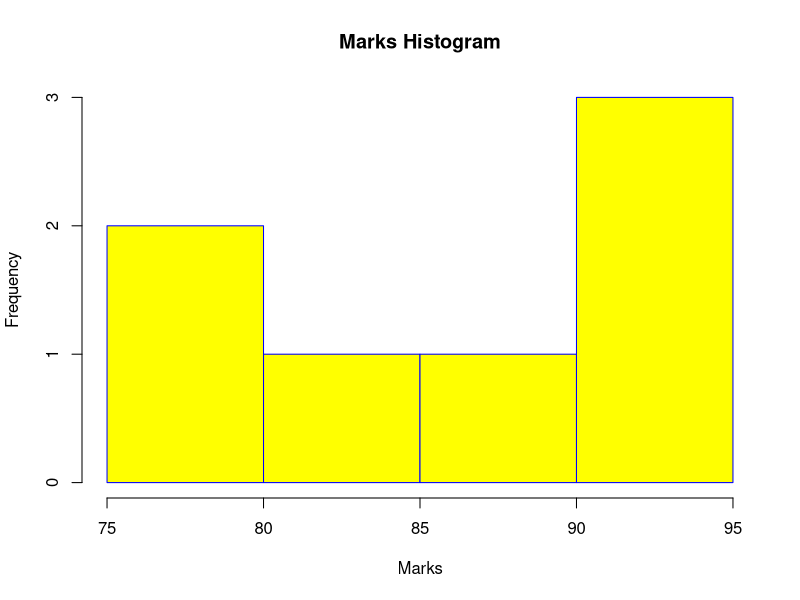

Reproduce this figure in R.
# Histogram 1:

v <- c(84,89,94,75,95,77,91)

hist(v,
     xlab="Marks",
     col="yellow",
     border="blue", 
     main = "Marks Histogram")